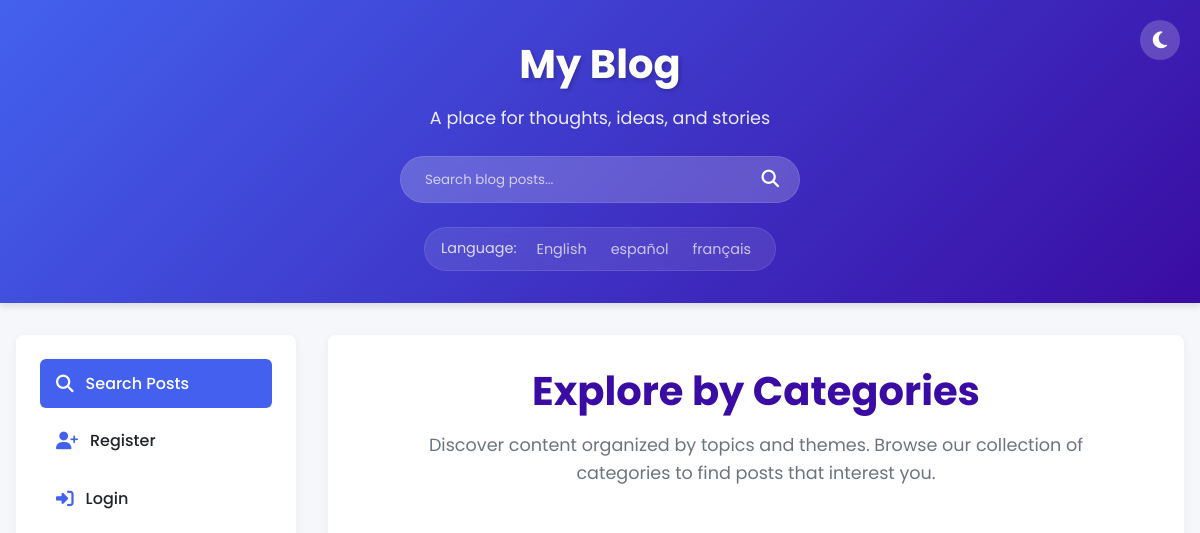
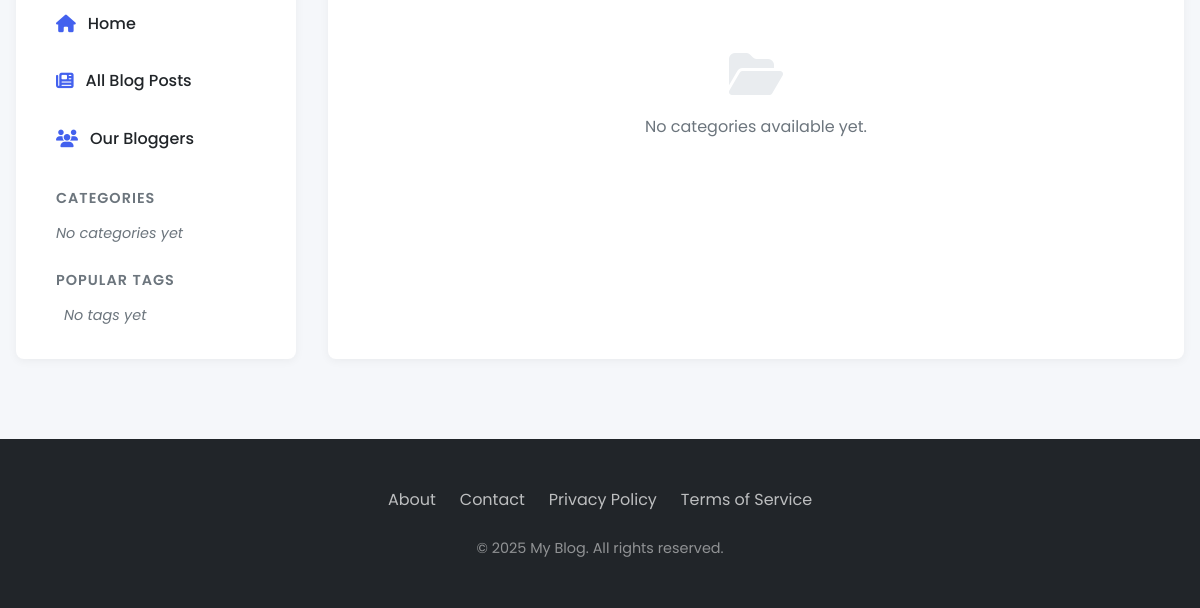
The page /blog/categories/ on the database as committed earlier (2 pictures, top to bottom).
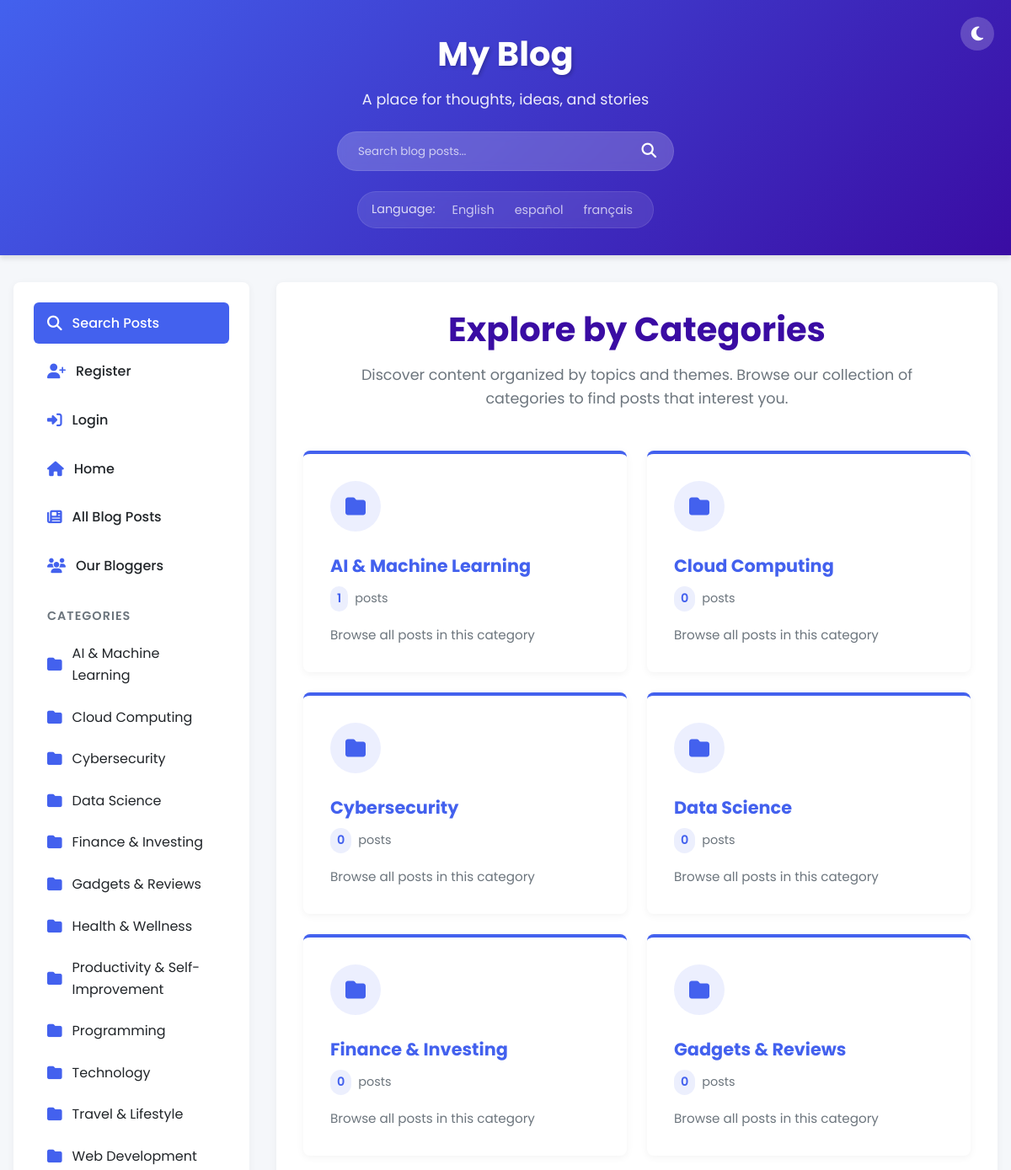
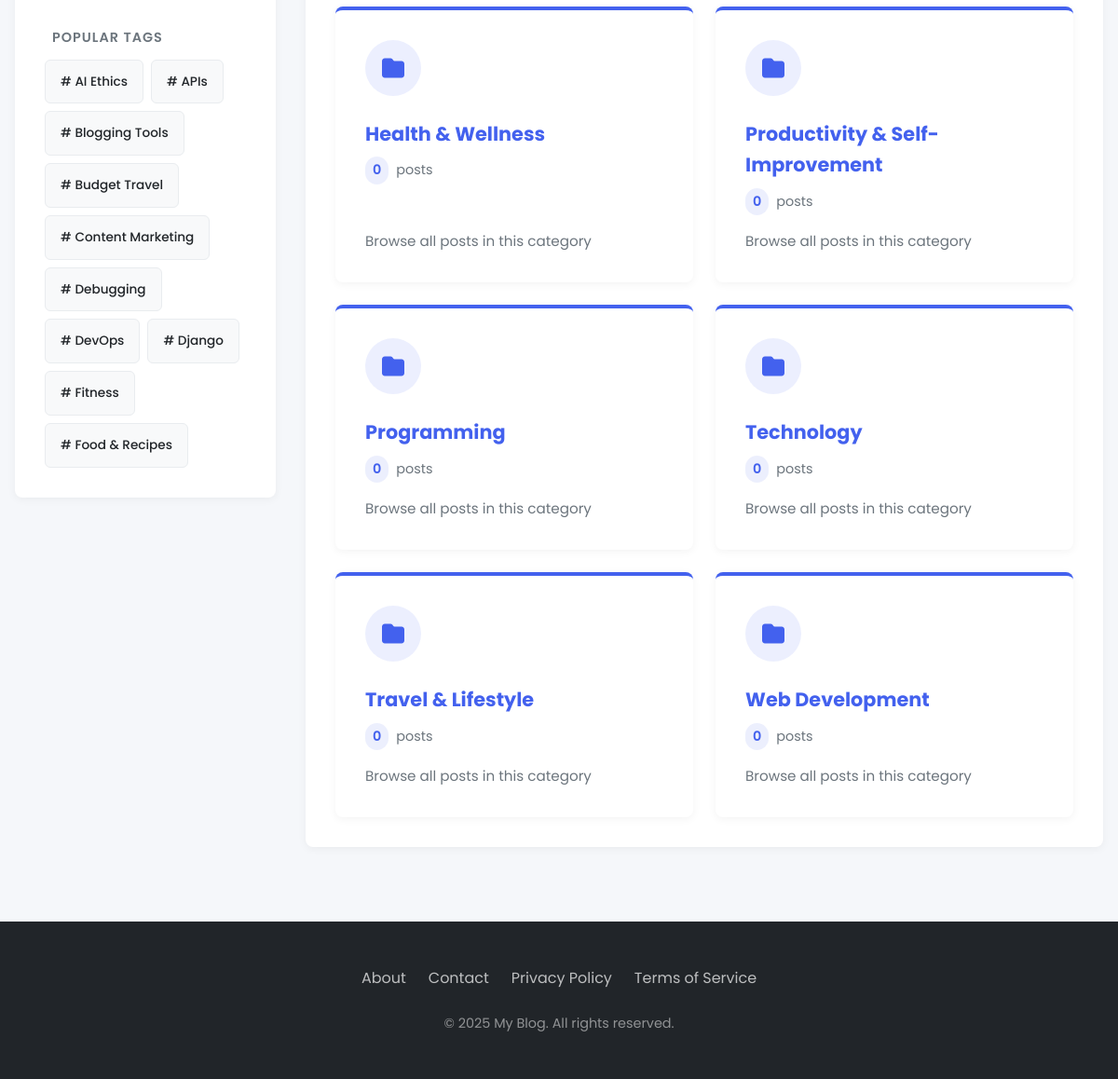
The same page on the database as committed later (2 pictures, top to bottom).
### myapp/models.py (models this page shows, shortened)
class Category(models.Model):
    name = models.CharField(max_length=100, unique=True)
    slug = models.SlugField(max_length=100, unique=True)
    description = models.TextField(blank=True)
    class Meta:
        verbose_name_plural = "Categories"
        ordering = ['name']

class Tag(models.Model):
    name = models.CharField(max_length=50, unique=True)
    slug = models.SlugField(max_length=50, unique=True)
    class Meta:
        ordering = ['name']

### myapp/views.py (the view)
# urls.py: path('blog/categories/', views.CategoryListView.as_view(), name='category-list'),
class CategoryListView(CategoryTagContextMixin, generic.ListView):
    model = Category
    template_name = 'myapp/category_list.html'
    context_object_name = 'categories'
    def get_context_data(self, **kwargs):
        context = super().get_context_data(**kwargs)
        for category in context['categories']:
            category.post_count = Post.objects.filter(category=category).count()
        return context

### myapp/context_processors.py (called while the page is built)
def language_context(request):
    current_language = translation.get_language()
    return {
        'LANGUAGES': settings.LANGUAGES,
        'LANGUAGE_CODE': current_language,
        'LANGUAGE_BIDI': translation.get_language_info(current_language).get('bidi', False),
    }

### myapp/views.py (called while the page is built)
    def get_context_data(self, **kwargs):
        context = super().get_context_data(**kwargs)
        context['categories'] = Category.objects.all()
        context['popular_tags'] = Tag.objects.annotate(num_posts=Count('posts')).order_by('-num_posts')[:10]
        return context

### myapp/templates/myapp/category_list.html (shortened to what this page needs)
{% extends 'myapp/base.html' %}
{% load static %}
{% load i18n %}
{% block content %}
<section class="hero">
    <h1>{% trans "Explore by Categories" %}</h1>
    <p>{% trans "Discover content organized by topics and themes. Browse our collection of categories to find posts that interest you." %}</p>
</section>
<section class="categories-grid">
    {% for category in categories %}
    <a href="{% url 'category-detail' category.slug %}" class="category-card">
        <div class="category-icon">
            <i class="fas fa-folder"></i>
        </div>
        <h3 class="category-title">{{ category.name }}</h3>
        <p class="category-count">
            <span>{{ category.post_count }}</span> {% trans "posts" %}
        </p>
        <div class="category-description">
            {% if category.description %}
                {{ category.description|truncatewords:15 }}
            {% else %}
                {% trans "Browse all posts in this category" %}
            {% endif %}
        </div>
    </a>
    {% empty %}
    <div class="empty-state">
        <i class="fas fa-folder-open"></i>
        <p>{% trans "No categories available yet." %}</p>
    </div>
    {% endfor %}
</section>
{% endblock %}

### myapp/templates/myapp/base.html (shortened to what this page needs)
{% load static %}
{% load i18n %}
<!DOCTYPE html>
<html lang="{{ LANGUAGE_CODE|default:'en' }}">
<head>
    <link rel="stylesheet" href="https://cdnjs.cloudflare.com/ajax/libs/font-awesome/6.4.0/css/all.min.css">
</head>
<body>
    <header>
        <div class="header-content">
            <h1 class="logo">{% trans "My Blog" %}</h1>
            <p class="tagline">{% trans "A place for thoughts, ideas, and stories" %}</p>
            <form action="{% url 'post-search' %}" method="GET" class="header-search">
                <input type="text" name="query" placeholder="{% trans 'Search blog posts...' %}">
                <button type="submit" class="header-search-btn"><i class="fas fa-search"></i></button>
            </form>
            {% include "myapp/includes/language_switcher.html" %}
            <button id="themeToggle" class="theme-toggle"><i class="fas fa-moon"></i></button>
        </div>
    </header>
    <div class="main-wrapper">
        <aside class="sidebar">
            <nav>
                <ul class="sidebar-nav">
                    <li class="nav-item-primary"><a href="{% url 'post-search' %}"><i class="fas fa-search"></i> {% trans "Search Posts" %}</a></li>
                    {% if not user.is_authenticated %}
                    <li><a href="{% url 'register' %}"><i class="fas fa-user-plus"></i> {% trans "Register" %}</a></li>
                    <li><a href="{% url 'login' %}"><i class="fas fa-sign-in-alt"></i> {% trans "Login" %}</a></li>
                    {% endif %}
                    <li><a href="{% url 'home' %}"><i class="fas fa-home"></i> {% trans "Home" %}</a></li>
                    <li><a href="{% url 'post-list' %}"><i class="fas fa-newspaper"></i> {% trans "All Blog Posts" %}</a></li>
                    <li><a href="{% url 'blogger-list' %}"><i class="fas fa-users"></i> {% trans "Our Bloggers" %}</a></li>
                    <li class="nav-section">
                        <h3 class="nav-section-title">{% trans "Categories" %}</h3>
                        <ul class="sidebar-subnav">
                            {% for category in categories %}
                                <li><a href="{% url 'category-detail' category.slug %}"><i class="fas fa-folder"></i> {{ category.name }}</a></li>
                            {% empty %}
                                <li class="nav-empty">{% trans "No categories yet" %}</li>
                            {% endfor %}
                        </ul>
                    </li>
                    <li class="nav-section">
                        <h3 class="nav-section-title">{% trans "Popular Tags" %}</h3>
                        <div class="sidebar-tags">
                            {% for tag in popular_tags %}
                                <a href="{% url 'tag-detail' tag.slug %}" class="sidebar-tag"># {{ tag.name }}</a>
                            {% empty %}
                                <span class="nav-empty">{% trans "No tags yet" %}</span>
                            {% endfor %}
                        </div>
                    </li>
                </ul>
            </nav>
        </aside>
        <main>
            {% block content %}{% endblock %}
        </main>
    </div>
    <footer>
        <div class="footer-content">
            <div class="footer-links">
                <a href="#">{% trans "About" %}</a>
                <a href="#">{% trans "Contact" %}</a>
                <a href="#">{% trans "Privacy Policy" %}</a>
                <a href="#">{% trans "Terms of Service" %}</a>
            </div>
            <div class="footer-copyright">
                &copy; {% now "Y" %} {% trans "My Blog. All rights reserved." %}
            </div>
        </div>
    </footer>
</body>
</html>

Rows that differ between the two databases and show on the page:
added Category: name "AI & Machine Learning", post_count "1"
added Category: name "Cloud Computing", post_count "0"
added Category: name "Cybersecurity", post_count "0"
added Category: name "Data Science", post_count "0"
added Category: name "Finance & Investing", post_count "0"
added Category: name "Gadgets & Reviews", post_count "0"
added Category: name "Health & Wellness", post_count "0"
added Category: name "Productivity & Self-Improvement", post_count "0"
added Category: name "Programming", post_count "0"
added Category: name "Technology", post_count "0"
added Category: name "Travel & Lifestyle", post_count "0"
added Category: name "Web Development", post_count "0"
added Tag: name "AI Ethics"
added Tag: name "APIs"
added Tag: name "Blogging Tools"
added Tag: name "Budget Travel"
added Tag: name "Content Marketing"
added Tag: name "Debugging"
added Tag: name "DevOps"
added Tag: name "Django"
added Tag: name "Fitness"
added Tag: name "Food & Recipes"
Other text that changed with them:
text no longer shown: "No categories yet No tags yet No categories available yet."
